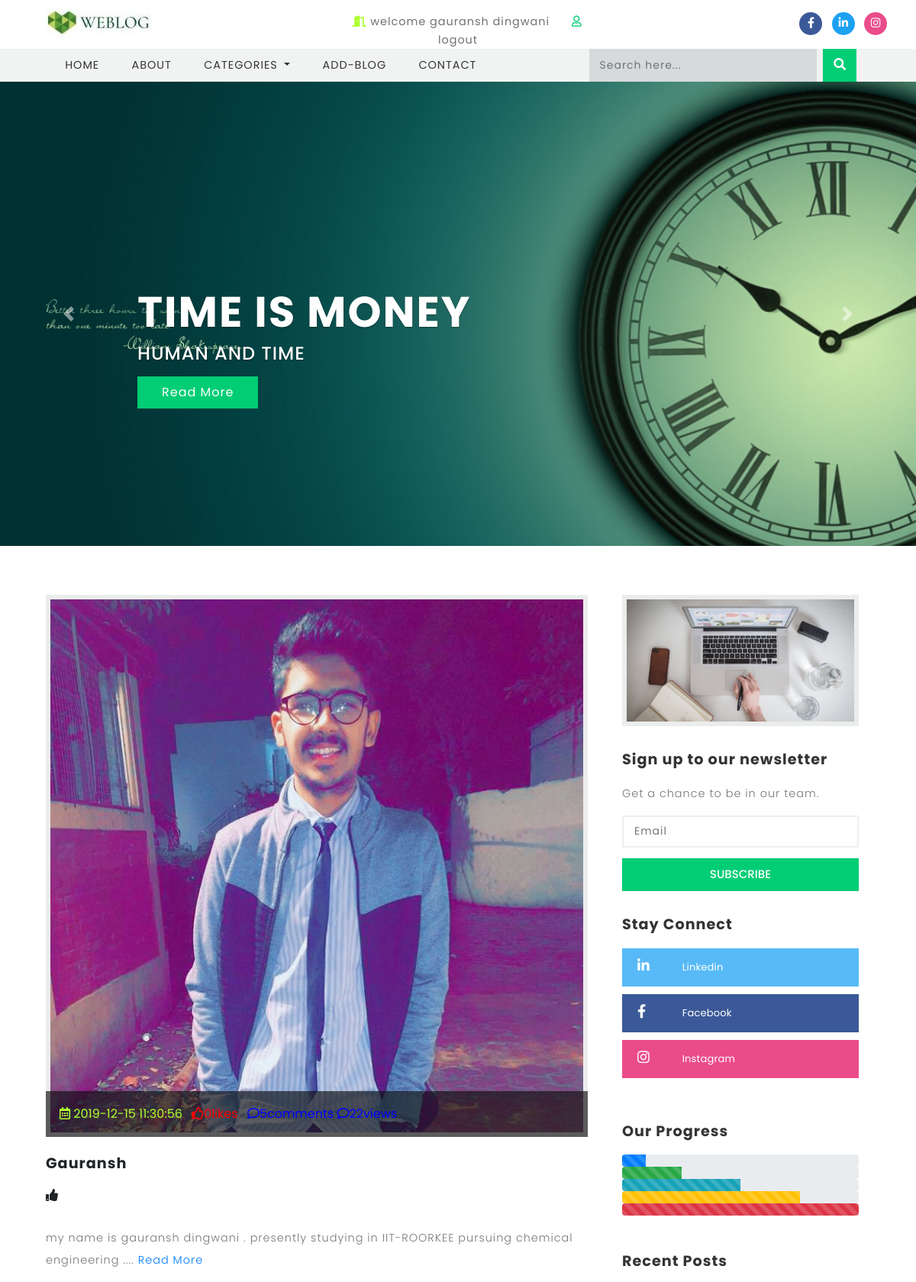
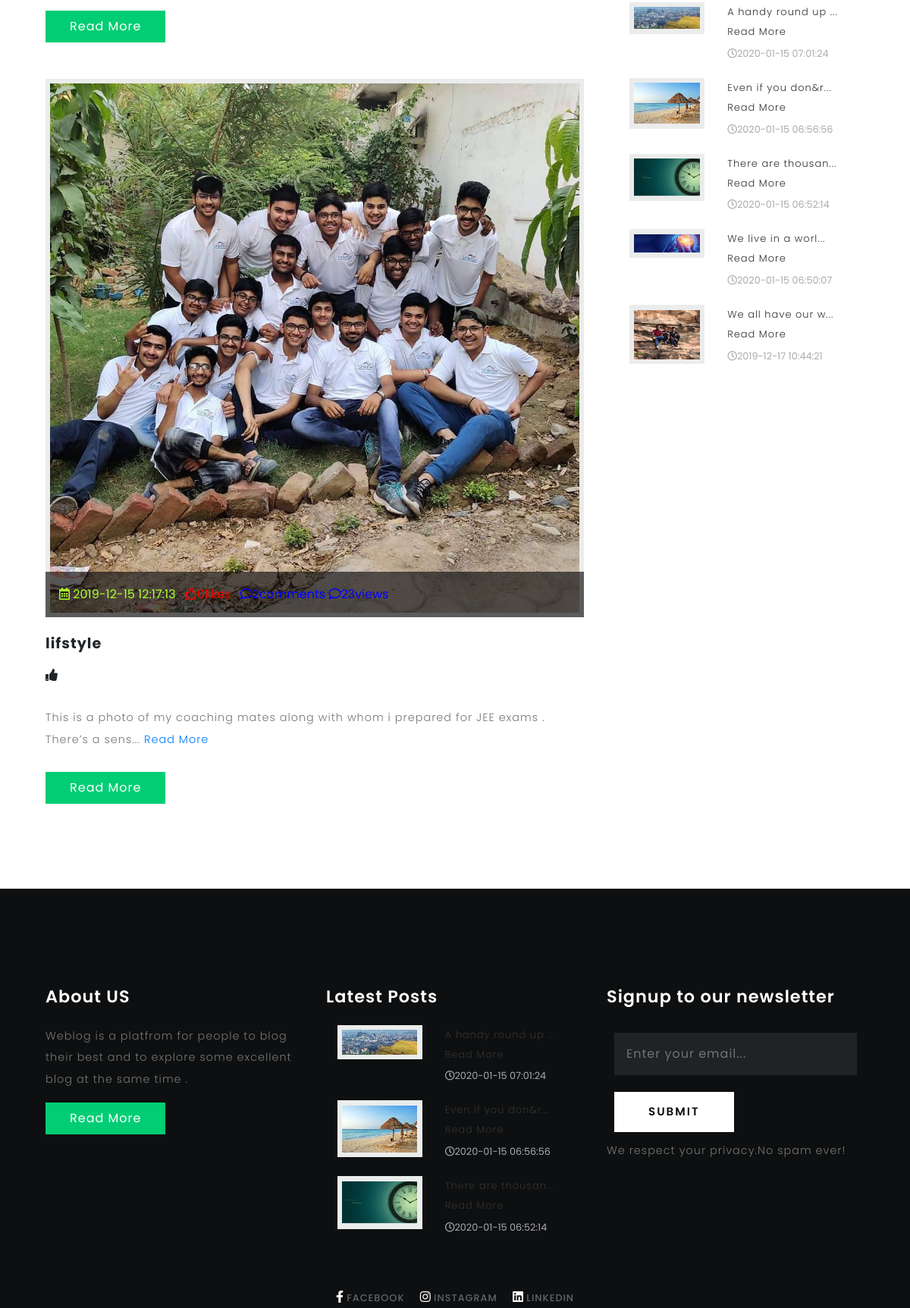
The app's page / (signed in, upper part) with its own data (2 pictures, top to bottom).
### tables this page shows
CREATE TABLE `blog` (
  `blog_id` int(11) NOT NULL,
  `blog_title` text NOT NULL,
  `blog_subtitle` text NOT NULL,
  `thumbnail` text NOT NULL,
  `content` text NOT NULL,
  `user_id` int(11) NOT NULL,
  `status` int(11) NOT NULL,
  `status_remark` text NOT NULL,
  `cate_id` int(11) NOT NULL,
  `created` datetime NOT NULL,
  `likes` int(11) NOT NULL,
  `comments` int(11) NOT NULL,
  `views` int(11) NOT NULL
);

### index.php (the view, shortened to what this page needs)
<?php
include './include/db.php';
?>
<!DOCTYPE html>
<html lang="zxx">
<head>
    <?php include './include/head.php';
    ?>
</head>
<body>
	<header>
		<?php include './include/header.php';?>
	</header>
	<div class="banner">
		<div id="carouselExampleIndicators" class="carousel slide" data-ride="carousel">
			<div class="carousel-inner" role="listbox">
                            <?php
                            $query = "select * from blog order by views asc";
                            $select_data = mysqli_query($conn, $query);
                            $count = 0;
                            while ($row = mysqli_fetch_array($select_data)){
                                $count++;
                                $blog_id =$row['blog_id'];
                                $thumbnail = $row['thumbnail'];
                                $blog_title = $row['blog_title'];
                                $blog_subtitle = $row['blog_subtitle'];
                            if($count==1){
                                ?>
                            <div class="carousel-item active" style="background-image: url('./blog_img/<?php echo $thumbnail;?>'); background-repeat:no-repeat;">
					<div class="carousel-caption">
                                            <h3><?php echo $blog_title;?>
                                                <span><h4><?php echo $blog_subtitle;?></h4></span>
						</h3>
						<div class="read">
							<a href="single.php?id=<?php echo $blog_id;?>" class="btn btn-primary read-m">Read More</a>
						</div>
					</div>
				</div>
                            <?php
                            }
                            }
                            ?>
			</div>
			<a class="carousel-control-prev" href="#carouselExampleIndicators" role="button" data-slide="prev">
				<span class="carousel-control-prev-icon" aria-hidden="true"></span>
			</a>
			<a class="carousel-control-next" href="#carouselExampleIndicators" role="button" data-slide="next">
				<span class="carousel-control-next-icon" aria-hidden="true"></span>
			</a>
		</div>
	</div>
                            <?php
                            $query1="SELECT blog.blog_title , blog.blog_subtitle , blog.thumbnail , blog.content , blog.created , user_details.name , user_details.name , category.cate_name , category.cate_id , blog.blog_id  FROM user_details , category , blog WHERE user_details.user_id = blog.user_id && category.cate_id = blog.cate_id ORDER BY blog.blog_id ";
                            ?>
	<section class="main-content-w3layouts-agileits">
		<div class="container">
			<div class="row">
				<div class="col-lg-8 left-blog-info-w3layouts-agileits text-left">
                                   <?php
                                   if(isset($_GET['Search'])){
    $search = $_GET['Search'];
    $query1 = "SELECT blog.blog_title , blog.blog_subtitle , blog.thumbnail , blog.views ,blog.likes ,blog.comments , blog.content , blog.created , blog.status , blog.status_remark , blog.created , user_details.user_id , user_details.name , category.cate_id , category.cate_name , blog.blog_id , blog.blog_title FROM user_details , category , blog WHERE user_details.user_id = blog.user_id and category.cate_id = blog.cate_id and content LIKE '%$search%'  ORDER BY blog.blog_id limit 2";
                                   }
                                   else
                                   {
                            $query1="SELECT blog.blog_title , blog.blog_subtitle , blog.thumbnail , blog.views ,blog.likes ,blog.comments , blog.content , blog.created , blog.status , blog.status_remark , blog.created , user_details.user_id , user_details.name , category.cate_id , category.cate_name , blog.blog_id , blog.blog_title FROM user_details , category , blog WHERE user_details.user_id = blog.user_id and category.cate_id = blog.cate_id ORDER BY blog.blog_id limit 2";
                                   }
           $select_data1= mysqli_query($conn, $query1);
            while ($row = mysqli_fetch_array($select_data1)) {
                $view = $row['views'];
            $comment = $row['comments'];
            $like = $row['likes'];
            $blog_id = $row['blog_id'];
               $blog_title = $row['blog_title'];
               $thumbnail = $row['thumbnail'];
               $content = $row['content'];
               $created = $row['created'];
               $view++;
                            ?>
					<div class="blog-grid-top">
						<div class="b-grid-top">
							<div class="blog_info_left_grid">
								<a href="single.php?id=<?php echo $blog_id?>">
                                                                    <img src="./blog_img/<?php echo $thumbnail;?>" class="img-fluid" alt=""></a>
							</div>
							<div class="blog-info-middle">
								<ul>
									<li style="color: greenyellow">
                                                                            <i class="far fa-calendar-alt" style="color: greenyellow"></i> <?php echo $created;?>
									</li>
									<li class="mx-2" style="color: red">
											<i class="far fa-thumbs-up" style="color: red"></i><?php echo $like.'likes'?>
									</li>
									<li style="color: blue">
											<i class="far fa-comment" style="color: blue"></i><?php echo $comment.'comments'?>
									</li>
                                                                        <li style="color: blue">
											<i class="far fa-comment" style="color: blue"></i><?php echo $view.'views'?>
									</li>
								</ul>
							</div>
						</div>
						<h3>
							<?php echo $blog_title;?>
						</h3>
                                           <i class="fas fa-thumbs-up"><?php ;?></i>
                                            <p><?php echo substr($content, 0, 100).'... <a href="singlef.php?id='.$blog_id.'">Read More</a>';?></p>
						<a href="singlef.php?id=<?php echo $blog_id?>" class="btn btn-primary read-m">Read More</a>
					</div>
				<?php
            }
                                ?>
					</div>
				<?php include './include/mainright.php';?>
                         </div>
                </div>
	</section>
	<footer>
		<?php include './include/footer.php';?>
	</footer>
</body>
</html>

### include/mainright.php
<aside class="col-lg-4 agileits-w3ls-right-blog-con text-right">
					<div class="col-lg-12 right-blog-info text-left">
						<div class="tech-btm">
							<img src="images/banner1.jpg" class="img-fluid" alt="">
						</div>
						<div class="tech-btm">
							<h4>Sign up to our newsletter</h4>
							<p>Get a chance to be in our team.</p>
							<form action="index.php" method="post">
								<input type="email" placeholder="Email" required="">
								<input type="submit" value="Subscribe">
							</form>
						</div>
						<div class="tech-btm widget_social">
							<h4>Stay Connect</h4>
							<ul>
								<li>
									<a class="twitter" href="https://www.linkedin.com/in/gauransh-dingwani-1a9431199/">
										<i class="fab fa-linkedin-in"></i>
										<span class="count"></span> Linkedin</a>
								</li>
								<li>
									<a class="facebook" href="https://www.facebook.com/gauransh.dhoni7">
										<i class="fab fa-facebook-f"></i>
										<span class="count"></span> Facebook</a>
								</li>
								<li>
									<a class="dribble" href="https://www.instagram.com/gauransh_dingwani/">
										<i class="fab fa-instagram"></i>
										<span class="count"></span> Instagram </a>
								</li>
							</ul>
						</div>
						<div class="single-gd my-5 tech-btm">
							<h4>Our Progress</h4>
							<div class="progress">
								<div class="progress-bar progress-bar-striped" role="progressbar" style="width: 10%" aria-valuenow="10" aria-valuemin="0"
								    aria-valuemax="100"></div>
							</div>
							<div class="progress">
								<div class="progress-bar progress-bar-striped bg-success" role="progressbar" style="width: 25%" aria-valuenow="25" aria-valuemin="0"
								    aria-valuemax="100"></div>
							</div>
							<div class="progress">
								<div class="progress-bar progress-bar-striped bg-info" role="progressbar" style="width: 50%" aria-valuenow="50" aria-valuemin="0"
								    aria-valuemax="100"></div>
							</div>
							<div class="progress">
								<div class="progress-bar progress-bar-striped bg-warning" role="progressbar" style="width: 75%" aria-valuenow="75" aria-valuemin="0"
								    aria-valuemax="100"></div>
							</div>
							<div class="progress">
								<div class="progress-bar progress-bar-striped bg-danger" role="progressbar" style="width: 100%" aria-valuenow="100" aria-valuemin="0"
								    aria-valuemax="100"></div>
							</div>
						</div>
						<div class="tech-btm">
							<h4>Recent Posts</h4>
                                                        <?php
                                                        $query = "SELECT * FROM `blog` ORDER BY created desc LIMIT 5";
                                                        $go_data = mysqli_query($conn, $query);
                                                        while ($row = mysqli_fetch_array($go_data)){
                                                            $thumbnail = $row['thumbnail'];
                                                            $content = $row['content'];
                                                            $date = $row['created'];
                                                            $sid = $row['blog_id'];
                                                        ?>
							<div class="blog-grids row mb-3">
								<div class="col-md-5 blog-grid-left">
									<a href="singlef.php?id=<?php echo $sid;?>">
										<img src="./blog_img/<?php echo $thumbnail;?>" class="img-fluid" alt="">
									</a>
								</div>
								<div class="col-md-7 blog-grid-right">
									<h5>
										<a href="singlef.php?id='.$sid.'"><?php echo substr($content, 0, 20).'... <a href="singlef.php?id='.$sid.'">Read More</a>';?> </a>
									</h5>
									<div class="sub-meta">
										<span>
											<i class="far fa-clock"></i><?php echo $date;?></span>
									</div>
								</div>
							</div>
                                                        <?php } ?>
						</div>
					</div>
				</aside>

### include/footer.php (shortened to what this page needs)
<footer>
<div class="container">
			<div class="row">
				<div class="col-lg-4 footer-grid-agileits-w3ls text-left">
					<h3>About US</h3>
					<p>Weblog is a platfrom for people to blog their best and to explore some excellent blog at the same time .</p>
					<div class="read">
						<a href="../personal/index.html" class="btn btn-primary read-m">Read More</a>
					</div>
				</div>
				<div class="col-lg-4 footer-grid-agileits-w3ls text-left">
					<div class="tech-btm">
						<h3>Latest Posts</h3>
                                                <?php
                                                        $query = "SELECT * FROM `blog` ORDER BY created desc LIMIT 3";
                                                        $go_data = mysqli_query($conn, $query);
                                                        while ($row = mysqli_fetch_array($go_data)){
                                                            $thumbnail = $row['thumbnail'];
                                                            $content = $row['content'];
                                                            $date = $row['created'];
                                                            $sid = $row['blog_id'];
                                                        ?>
							<div class="blog-grids row mb-3">
								<div class="col-md-5 blog-grid-left">
									<a href="single.php?id=<?php echo $sid;?>">
										<img src="./blog_img/<?php echo $thumbnail;?>" class="img-fluid" alt="">
									</a>
								</div>
								<div class="col-md-7 blog-grid-right">
									<h5>
										<a href="single.php?id=<?php echo $sid;?>"><?php echo substr($content, 0, 20).'... <a href="singlef.php?id='.$sid.'">Read More</a>';?> </a>
									</h5>
									<div class="sub-meta">
										<span>
											<i class="far fa-clock"></i><?php echo $date;?></span>
									</div>
								</div>
							</div>
                                                        <?php } ?>
                                            </div>
				</div>
				<div class="col-lg-4 subscribe-main footer-grid-agileits-w3ls">
					<h2>Signup to our newsletter</h2>
					<div class="subscribe-main">
							<div class="subscribe-form">
									<form action="#" method="post" class="subscribe_form">
										<input class="form-control" type="email" placeholder="Enter your email..." required="">
										<button type="submit" class="btn btn-primary submit">Submit</button>
									</form>
						   </div>
						<p>We respect your privacy.No spam ever!</p>
					</div>
				</div>
			</div>
			<div class="footer-cpy text-center">
				<div class="footer-social">
					<div class="copyrighttop">
						<ul>
							<li class="mx-3">
								<a class="facebook" href="https://www.facebook.com/gauransh.dhoni7">
									<i class="fab fa-facebook-f"></i>
									<span>Facebook</span>
								</a>
							</li>
							<li>
								<a class="facebook" href="https://www.instagram.com/gauransh_dingwani/">
									<i class="fab fa-instagram"></i>
									<span>Instagram</span>
								</a>
							</li>
							<li class="mx-3">
								<a class="facebook" href="https://www.linkedin.com/in/gauransh-dingwani-1a9431199/">
									<i class="fab fa-linkedin"></i>
									<span>Linkedin</span>
								</a>
							</li>
						</ul>
					</div>
				</div>
			</div>
		</div>
</footer>

### records on screen
blog: thumbnail (picture), blog_title "TIME IS MONEY", blog_subtitle "HUMAN AND TIME", content "There are thousan", created "2020-01-15 06:52:14"
blog: thumbnail (picture), created "2019-12-15 11:30:56", likes "0", comments "5", view "22", blog_title "Gauransh", content "my name is gauransh dingwani . presently studying in IIT-ROORKEE pursuing chemical engineering ."
blog: thumbnail (picture), created "2019-12-15 12:17:13", likes "0", comments "2", view "23", blog_title "lifstyle", content "This is a photo of my coaching mates along with whom i prepared for JEE exams . There’s a sens"
blog: thumbnail (picture), content "A handy round up", created "2020-01-15 07:01:24"
blog: thumbnail (picture), content "Even if you don&r", created "2020-01-15 06:56:56"
blog: thumbnail (picture), content "We live in a worl", created "2020-01-15 06:50:07"
blog: thumbnail (picture), content "We all have our w", created "2019-12-17 10:44:21"

### other values on screen
$_SESSION['user_name'] "gauransh dingwani"
